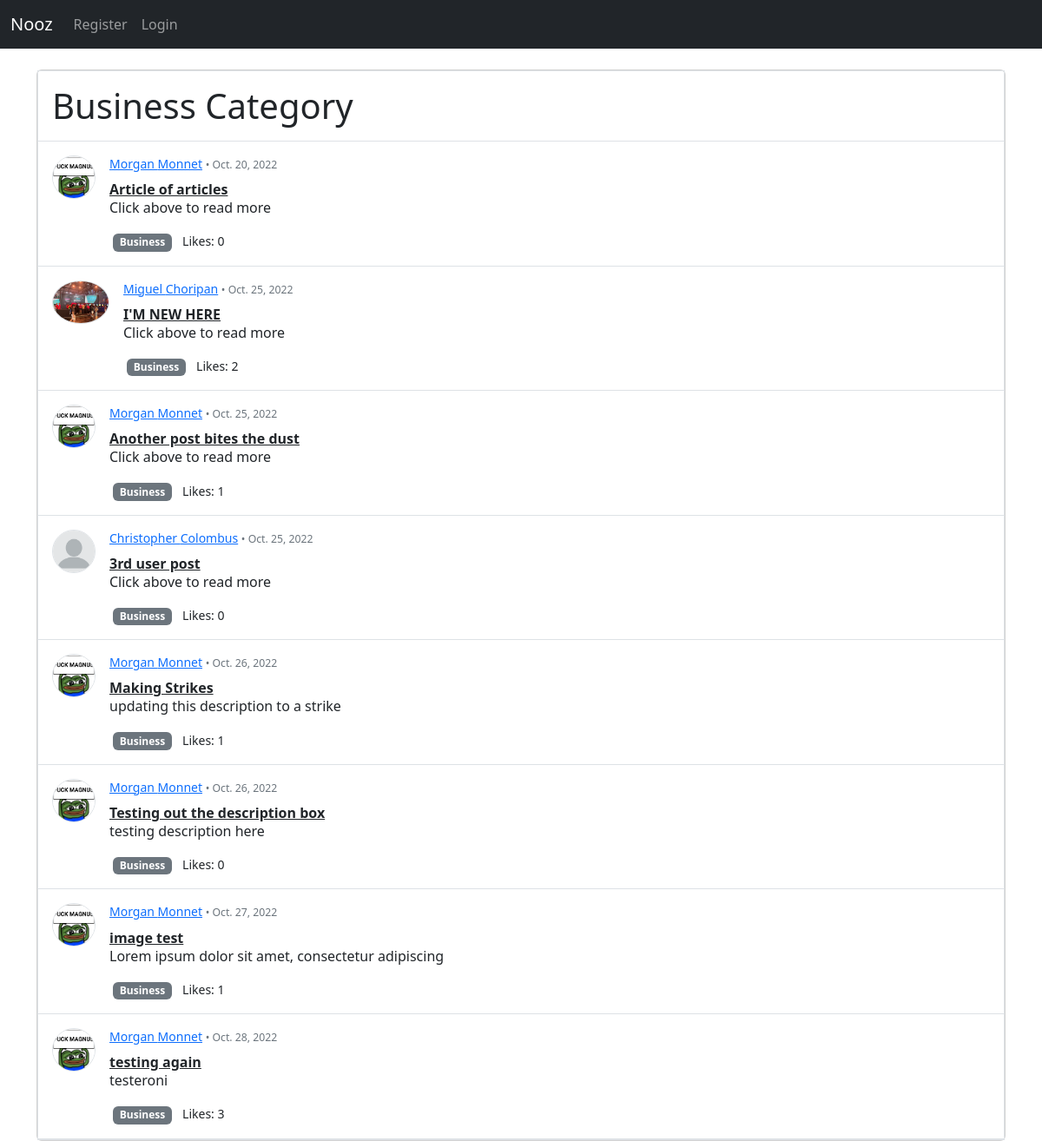
The page /category/Business/ on the database its author committed.
### nooz2/models.py (models this page shows, shortened)
class Post(models.Model):
    title = models.CharField(max_length=255)
    title_tag = models.CharField(max_length=255)
    header_image = models.ImageField(null=True, blank=True, upload_to="images/")
    description = models.CharField(max_length=50)
    author = models.ForeignKey(User, on_delete=models.CASCADE)
    body = RichTextField(blank=True, null=True)
    timestamp = models.DateField(auto_now_add=True)
    category = models.CharField(max_length=255, default='News')
    likes = models.ManyToManyField(User, related_name='post_user')
    def total_likes(self):
        return self.likes.count()

class Profile(models.Model):
    user = models.OneToOneField(User, null=True, on_delete=models.CASCADE)
    bio = models.TextField()
    profile_pic = models.ImageField(null=True, blank=True, upload_to="images/profile")
    site_url = models.CharField(max_length=255, null=True, blank=True)
    facebook_url = models.CharField(max_length=255, null=True, blank=True)
    instagram_url = models.CharField(max_length=255, null=True, blank=True)

### nooz2/views.py (the view, shortened to what this page needs)
# urls.py: path('category/<str:cats>/', CategoryView, name="category"),
def CategoryView(request, cats):
    category_posts = Post.objects.filter(category=cats.replace('-', ' '))
    return render(request, 'categories.html', {'cats':cats.title().replace('-', ' '), 'category_posts':category_posts})

### templates/categories.html (shortened to what this page needs)
{% extends 'base.html' %}
{% load static %}
{% block content %}
{% if category_posts %}
<div class="card d-flex justify-content-center">
    <div class="border border-left border-right px-0">
      <div class="p-3 border-bottom">
        <h1 class="d-flex align-items-center mb-0">
            {{ cats }} Category
        </h1>
      </div>
      <div>
        {% for post in category_posts %}
        <div>
          <div class="d-flex p-3 border-bottom">
            {% if post.author.profile.profile_pic %}
            <img src="{{ post.author.profile.profile_pic.url }}" class="rounded-circle border"
              height="50" alt="Avatar" loading="lazy" />
            {% else %}
            <img src="{% static '/images/generic_pic.png' %}" class="rounded-circle border"
            height="50" alt="Avatar" loading="lazy" />
            {% endif %}
            <div class="d-flex w-100 ps-3">
              <div>
                <h6 class="text-body">
                    <small><a href="{% url 'show_profile_page' post.author.profile.id %}">{{ post.author.first_name }} {{ post.author.last_name }}</a>
                    <span class="small text-muted font-weight-normal"> • </span>
                    <span class="small text-muted font-weight-normal">{{ post.timestamp }}</span>
                    </small>
                </h6>
                <div><strong><a href="{% url 'post-detail' post.pk %}" class="link-dark">{{ post.title}}</a></strong></div>
                <p style="line-height: 1.2;">
                    {{ post.description }}
                </p>
                <ul class="list-unstyled d-flex float-start mb-0 pe-xl-5">
                  <li><a href="{% url 'category' post.category|slugify|title %}" class="badge bg-secondary mx-1" style="text-decoration: none">{{ post.category }}</a></li>
                  <li><span class="small ps-2 float-right">Likes: {{ post.total_likes }}</span></li>
                </ul>
              </div>
            </div>
          </div>
        </div>
        {% endfor %}
      </div>
    </div>
  </div>
{% endif %}
{% endblock %}

### rows shown on the page
Post: author.profile.profile_pic (picture), author.first_name "Morgan", author.last_name "Monnet", timestamp "Oct. 20, 2022", title "Article of articles", description "Click above to read more", category "Business", total_likes "0"
Post: author.profile.profile_pic (picture), author.first_name "Miguel", author.last_name "Choripan", timestamp "Oct. 25, 2022", title "I'M NEW HERE", description "Click above to read more", category "Business", total_likes "2"
Post: author.profile.profile_pic (picture), author.first_name "Morgan", author.last_name "Monnet", timestamp "Oct. 25, 2022", title "Another post bites the dust", description "Click above to read more", category "Business", total_likes "1"
Post: author.first_name "Christopher", author.last_name "Colombus", timestamp "Oct. 25, 2022", title "3rd user post", description "Click above to read more", category "Business", total_likes "0"
Post: author.profile.profile_pic (picture), author.first_name "Morgan", author.last_name "Monnet", timestamp "Oct. 26, 2022", title "Making Strikes", description "updating this description to a strike", category "Business", total_likes "1"
Post: author.profile.profile_pic (picture), author.first_name "Morgan", author.last_name "Monnet", timestamp "Oct. 26, 2022", title "Testing out the description box", description "testing description here", category "Business", total_likes "0"
Post: author.profile.profile_pic (picture), author.first_name "Morgan", author.last_name "Monnet", timestamp "Oct. 27, 2022", title "image test", description "Lorem ipsum dolor sit amet, consectetur adipiscing", category "Business", total_likes "1"
Post: author.profile.profile_pic (picture), author.first_name "Morgan", author.last_name "Monnet", timestamp "Oct. 28, 2022", title "testing again", description "testeroni", category "Business", total_likes "3"

### other values the page prints
{{ cats }} "Business"
